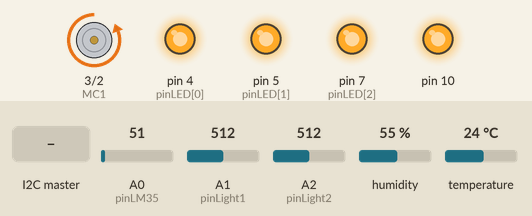
The sketch below on a simulated Arduino Uno, built with avr-gcc and run on an emulated ATmega328P. Parts: motor-driver pin pairs drawn as motors (green arrow = first pin HIGH = forward, orange = second pin HIGH = backward, longer = more drive, scaled by the enable pin), output pins drawn as LEDs (lit = HIGH). The test bench sets the inputs (shaded band); at power-on: A0 (pinLM35) = 51, A1 (pinLight1) = 512, A2 (pinLight2) = 512, humidity 55 %, temperature 24 °C. What the sketch prints to the serial monitor is not drawn.

Above: at 1.2 s.
1.3 s: the I2C master sends "F"
At 2.5 s:
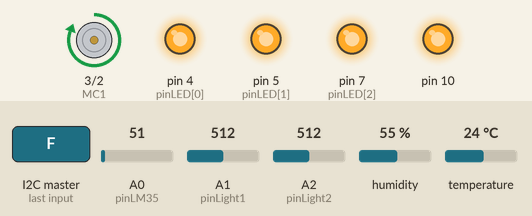
2.8 s: the I2C master sends the byte 1
At 3.7 s:
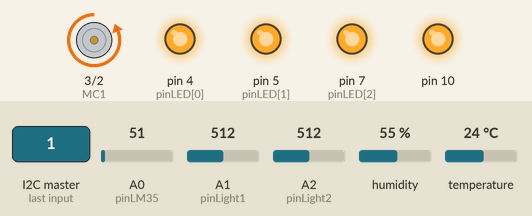
4.3 s: the I2C master sends the byte 0
Timing chart, 0 to 7.3 s (numbered marks = the images above; inputs shaded):
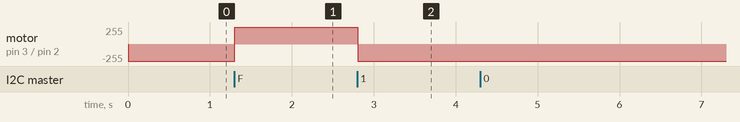

The sketch:

SmokingRoom.ino
```cpp
#include <dht11.h>
#include <SPI.h>
#include <Wire.h>

boolean stateFire = false;
char s; //SPI

#define sv 7 //I2C
byte i = 0;

unsigned long l1[2], l2[2]; //각각 다른 시간 측정을 위해

const int pinLED[3] = {4, 5, 7};  //위에 전등

const int pinLM35  = A0;  // LM35 -> 온도 측정
float val_temp = 0;

const int pinDHT11 = 6;    //DHT11 -> 습도측정
int ret;
dht11 DHT11;

const int pinLight1 = A1;    //DFR0026 ->주변광 측정1
int val_light1 = 0;
const int pinLight2 = A2;   //PT550 ->주변광 측정2
int val_light2 = 0;

const int MC1 = 3;    // moter
const int MC2 = 2;
const int EN = 9;

void forward() {  //모터 동작1
  digitalWrite(EN, LOW);  digitalWrite(MC1, LOW);  digitalWrite(MC2, HIGH);  analogWrite(EN, 400);
}
void reverse() {  //모터 동작2
  digitalWrite(EN, LOW);  digitalWrite(MC1, HIGH);  digitalWrite(MC2, LOW);  analogWrite(EN, 400);
}
void brake() {  //모터 동작3
  digitalWrite(EN, LOW);  digitalWrite(MC1, LOW);  digitalWrite(MC2, LOW);  analogWrite(EN, HIGH);
}

//1차: LM35 온도 떨어지고, DHT11 습도 떨어지고, DFR0026 연기로 주변이 어두워지면
//  -> 관리실로 신호 보냄
//2차: 관리실에서  1. 일반인이 신고하면 버튼 누르라고 요청 2. 관리자가 가서 확인하고 버튼을 누르면(관리실)
//  -> 모든 장소로 화재 상황 보내고, 모터를 반대로 돌림
//마지막에 체크 해야 할것!!! -> 최소대기시간이 필요한 센서가 있는지.

void setup() {
  Serial.begin(9600);
  SPI.begin(); pinMode(SS, OUTPUT); digitalWrite(SS, HIGH); SPI.setClockDivider(SPI_CLOCK_DIV16); //SPI

  Wire.begin(sv);
  Wire.onReceive(receiveEvent);

  for (int i = 0; i < 3; i++) {
    pinMode(pinLED[i], OUTPUT);
    digitalWrite(pinLED[i], HIGH);
  }

  pinMode(EN, OUTPUT);  //모터 초기화
  pinMode(MC1, OUTPUT);
  pinMode(MC2, OUTPUT);
  forward();
}
float val_temp_re;
void loop() {
  if (stateFire == false) {

    l1[1] = millis();
    if (l1[1] - l1[0] >= 1000) {                      //온도 측정 LM35
      l1[0] = l1[1];

      val_temp = analogRead(pinLM35);
      Serial.print(" val_temp : ");
      val_temp_re = val_temp * 5 * 100 / 1024.0;
      Serial.println(val_temp * 5 * 100 / 1024.0);

      ret = DHT11.read(pinDHT11);                    //습도 측정 DHT11
      switch (ret) {
        case DHTLIB_OK: Serial.println("OK"); break;
        case DHTLIB_ERROR_CHECKSUM: Serial.println("Checksum error"); break;
        case DHTLIB_ERROR_TIMEOUT: Serial.println("Time out error"); break;
        default: Serial.println("Unknown error"); break;
      }
      Serial.print(" Humidity (%): ");
      Serial.println((float)DHT11.humidity, 1);

      val_light1 = analogRead(pinLight1);                    //주변광 측정 DFR0026
      val_light2 = analogRead(pinLight2);                    //주변광 측정 PT550

      Serial.print(" val_light1 - val_light2 : ");
      Serial.println(val_light1 - val_light2);
      Serial.println();
    }

    // 화재상황으로 추측되면 check 요청
    l2[1] = millis();
    if (val_temp_re >= 30.0 && (float)DHT11.humidity <= 22.0 && val_light1 - val_light2>= 500) {
      if (l2[1] - l2[0] >= 1000) {
        l2[0] = l2[1];
        digitalWrite(SS, LOW);
        SPI.transfer('C');
        digitalWrite(SS, HIGH);
      }
    }

  }
}

void receiveEvent(int howMany) {
  char c1 = Wire.read();
  char c2 = Wire.read();
  if (c1 == 'F') {
    Serial.write(c1);Serial.write(c2);
    stateFire = true;
    brake(); delay(100);
    reverse();
  } else {
    Serial.write(c1);Serial.write(c2);
    stateFire = false;
    brake();
    delay(100);
    forward();
  }
}
```

Measured:
- after the input at 1.3 s, motor on pin 3 (MC1) / pin 2 (MC2): backward 255/255 → forward 255/255 at once
- after the input at 2.8 s, motor on pin 3 (MC1) / pin 2 (MC2): forward 255/255 → backward 255/255 at once
